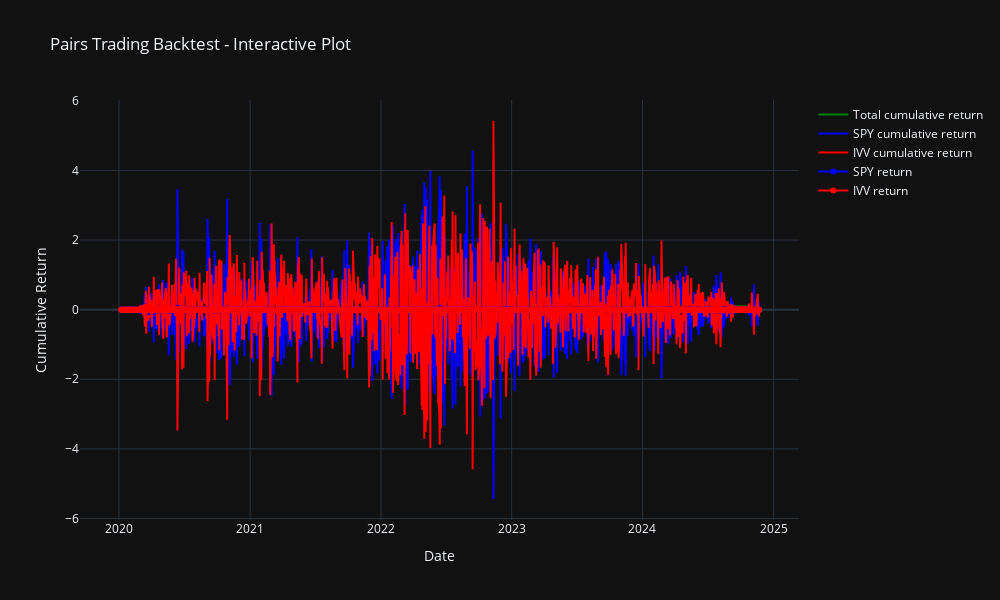

Notebook code for this chart:
### Code cell
# Preparing data for plotting
x = portfolio.index
SPY_CumReturn = data['SPY'].pct_change() * portfolio['SPY_Position'].shift(1).cumsum()
IVV_CumReturn = data['IVV'].pct_change() * portfolio['IVV_Position'].shift(1).cumsum()
SPY_Return = data['SPY'].pct_change() * portfolio['SPY_Position'].shift(1)
IVV_Return = data['IVV'].pct_change() * portfolio['IVV_Position'].shift(1)

# Create a figure
fig = go.Figure()

# Create traces
fig.add_traces([
    go.Scatter(x=x, y=portfolio['Cumulative_Return'], mode='lines', name='Total cumulative return', line=dict(color='Green')),
    go.Scatter(x=x, y=SPY_CumReturn, mode='lines', name='SPY cumulative return', line=dict(color='Blue')),
    go.Scatter(x=x, y=IVV_CumReturn, mode='lines', name='IVV cumulative return', line=dict(color='Red')),
    go.Scatter(x=x, y=SPY_Return, mode='lines+markers', name='SPY return', line=dict(color='Blue')),
    go.Scatter(x=x, y=IVV_Return, mode='lines+markers', name='IVV return', line=dict(color='Red'))
])

# Update layout
fig.update_layout(
    title="Pairs Trading Backtest - Interactive Plot",
    xaxis_title="Date",
    yaxis_title="Cumulative Return",
    hovermode="x unified",
    template="plotly_dark",
    width=1000,
    height=600,
)

# Show the plot
fig.show()

### Figure 1 — Plotly figure (JSON) as saved in the notebook; plotly's stock layout.template omitted (floating-point values rounded to 4 significant figures; data arrays with more than 128 entries replaced by an {"elided": "..."} marker saying what was removed)
{"data": [{"line": {"color": "Green"}, "mode": "lines", "name": "Total cumulative return", "type": "scatter", "x": {"elided": "1232 str values"}, "y": {"elided": "1232 float values"}}, {"line": {"color": "Blue"}, "mode": "lines", "name": "SPY cumulative return", "type": "scatter", "x": {"elided": "1232 str values"}, "y": {"elided": "1233 float values"}}, {"line": {"color": "Red"}, "mode": "lines", "name": "IVV cumulative return", "type": "scatter", "x": {"elided": "1232 str values"}, "y": {"elided": "1233 float values"}}, {"line": {"color": "Blue"}, "mode": "lines+markers", "name": "SPY return", "type": "scatter", "x": {"elided": "1232 str values"}, "y": {"elided": "1233 float values"}}, {"line": {"color": "Red"}, "mode": "lines+markers", "name": "IVV return", "type": "scatter", "x": {"elided": "1232 str values"}, "y": {"elided": "1233 float values"}}], "layout": {"height": 600, "hovermode": "x unified", "title": {"text": "Pairs Trading Backtest - Interactive Plot"}, "width": 1000, "xaxis": {"title": {"text": "Date"}}, "yaxis": {"title": {"text": "Cumulative Return"}}}}
